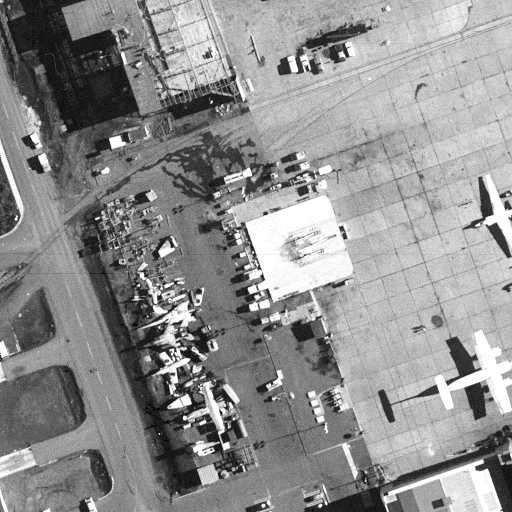
%> input picture EQ2330_pj2/images/airfield512x512.tif, 512 x 512 px, given in place of boats512x512.tif, which was not available
$ octave question2.m   (GNU Octave 9; MATLAB toolbox functions it lacks are replaced by stand-ins)
%> lines starting %> are read from the running program, lines starting %| are printed output that depends on the picture; pictures that were not available may be replaced by others from this repository, and a replacement may not be noted
### EQ2330_pj2/matlab/dct2matrixA.m
function [A] = dct2matrixA(M)
A = zeros(M);
for i=0:M-1
    for j=0:M-1
        if i==0
            alpha = sqrt(1/M);
        else
            alpha = sqrt(2/M);
        end
        A(i+1,j+1) = alpha*cos((2*j+1)*i*pi/(2*M));
    end
end

### EQ2330_pj2/matlab/get_dct2.m
%dct2 function
function [y] = get_dct2(x,M)
A=dct2matrixA(M);
y = A*x*A'; %x is the signal block
plot_matrix(y);
end

### EQ2330_pj2/matlab/get_indct2.m
%inverse dct2 function
function [x] = get_indct2(y,M)
A = dct2matrixA(M);
x = A'*y*A;
plot_matrix(x);
end

### EQ2330_pj2/matlab/plot_matrix.m
function plot_matrix(A)
imagesc(A);
axis square;
axis off;
colormap(gray);
end

### EQ2330_pj2/matlab/question2.m
%import photos
boat = imread("../images/boats512x512.tif");
%> boat is the input picture: size 512x512 uint8; min 0, max 255, mean 143.5
harbours = imread("../images/harbour512x512.tif");
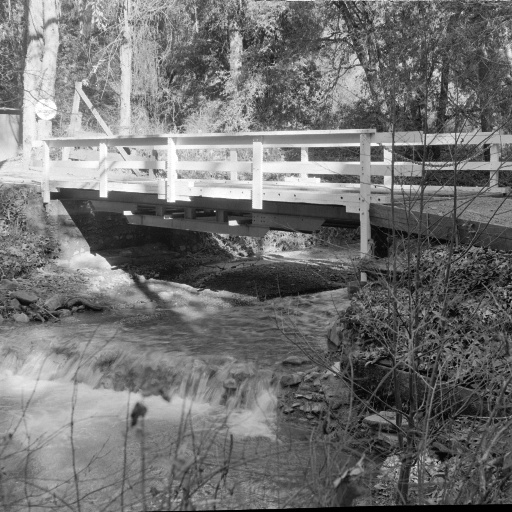
%> input picture EQ2330_pj2/images/bridge512x512.tif, 512 x 512 px, given in place of harbour512x512.tif, which was not available
%> harbours is the input picture: size 512x512 uint8; min 0, max 255, mean 113.8
peppers = imread("../images/peppers512x512.tif");
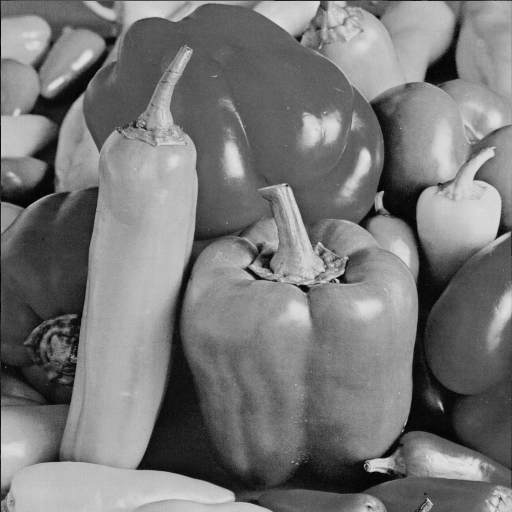
%> input picture EQ2330_pj2/images/peppers512x512.tif, 512 x 512 px
%> peppers is the input picture: size 512x512 uint8; min 0, max 227, mean 119.8


%DCT of block size 8x8
M = 8;
A = dct2matrixA(M); % matrix A in dct2
disp(A);
%use boat 8x8 to test the function
boat8x8 = imresize(boat,[8 8]);
%> boat8x8 = [42 88 166 193 161 156 200 199; 83 40 113 136 177 185 193 196; 130 104 107 101 153 169 179 193; 141 108 117 132 223 201 185 181; 124 104 120 124 190 192 189 190; 116 115 104 116 112 162 179 184; 107 126 92 120 120 155 182 147; 145 125 104 116 127 111 157 158]
boat8x8 = double(boat8x8);
figure(3)
subplot(1,3,1);
imagesc(boat8x8);

%dct2 transform
subplot(1,3,2);
y = get_dct2(boat8x8,M);
%> in get_dct2, `y = A*x*A';`: y = [1145.6 -241.1 7.07 33.08 13.63 11.25 -0.899 23.96; 45.58 -82.33 -71.01 -29.62 13.23 7.6 29.22 21.07; -48.1 9.08 -13.12 -71.37 -8.04 34.73 -20.65 -13.52; 7.54 -30.02 -29.54 -46.07 -26.51 17.47 -2.64 -22.46; 46.63 15.96 -36.65 -13.34 17.12 -9.89 -7.14 19.29; 12.82 17.58 -12.21 -6.08 -19.39 -4.46 -20.86 -13.35; -9.98 27.24 38.85 -31.24 -6.01 -1.67 -1.63 -9.73; -4.16 5.02 8.97 -8.26 -14.3 -3.74 -6.76 -2.14]

%inverse dct2 transfosrm
subplot(1,3,3);
get_indct2(y,M);
%> in get_indct2, `x = A'*y*A;`: x has the same summary as boat8x8 outside get_indct2
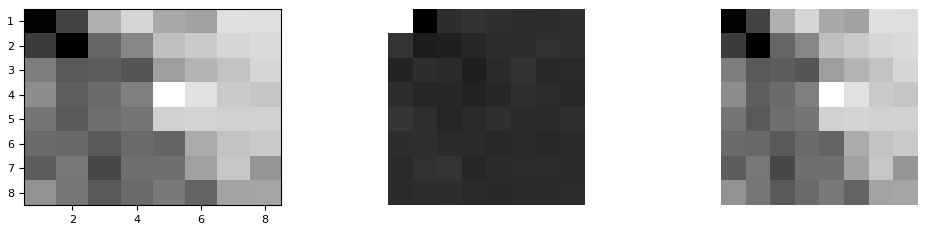
%> figure redrawn from the program's plot data, 3 panels

%> (the run ends here)
